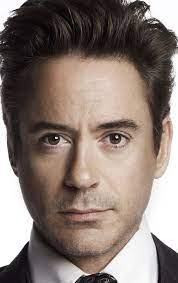
#> input picture Хаар/image.jpg, 178 x 283 px
$ python fromImage.py
#> lines starting #> are read from the running program, lines starting #| are printed output that depends on the picture; after the words box and inside, x2 and y2 are one past the last pixel; in counts of white or black regions, pixels touching at a corner belong together
import cv2
import matplotlib.pyplot as plt

face_cascade = cv2.CascadeClassifier('haarcascade_frontalface_default.xml')
eye_cascade = cv2.CascadeClassifier('haarcascade_eye.xml')

img = cv2.imread('image.jpg')
#> img is the input picture: shape (283, 178, 3); mean B, G, R 114.3, 121.2, 135.6
gray = cv2.cvtColor(img, cv2.COLOR_BGR2GRAY)
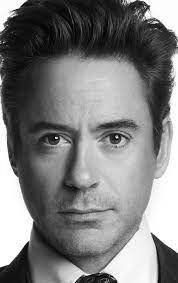
#> gray: shape (283, 178); min 0, max 255, mean 124.7

faces = face_cascade.detectMultiScale(gray, 1.3, 5)
#> faces = [[13, 84, 141, 141]]
for (x, y, w, h) in faces:
    img = cv2.rectangle(img, (x, y), (x + w, y + h), (255, 0, 0), 2)
    roi_gray = gray[y:y + h, x:x + w]
    roi_color = img[y:y + h, x:x + w]
    eyes = eye_cascade.detectMultiScale(roi_gray)
    for (ex, ey, ew, eh) in eyes:
        cv2.rectangle(roi_color, (ex, ey), (ex + ew, ey + eh), (0, 255, 0), 2)
#> this loop made 1 pass
#> (x, y, w, h, eyes) on pass 1: (13, 84, 141, 141, [[80, 33, 43, 43], [19, 35, 42, 42]])
#> pass 1, `img = cv2.rectangle(img, (x, y), (x + w, y + h), (255, 0, 0), 2)`:
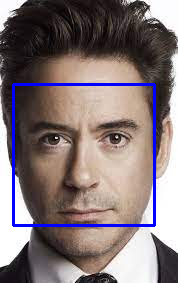
#> img: shape (283, 178, 3); 3.35% of pixels changed, all inside (x1, y1, x2, y2) = (12, 83, 156, 227)
#> pass 1, `roi_gray = gray[y:y + h, x:x + w]`:
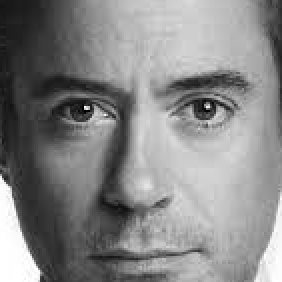
#> roi_gray: shape (141, 141) (shown 2 times larger); min 2, max 255, mean 134.5
#> pass 1, `roi_color = img[y:y + h, x:x + w]`:
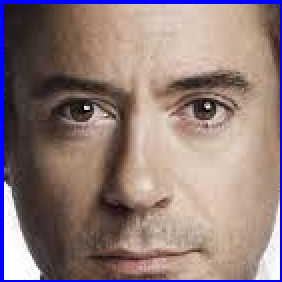
#> roi_color: shape (141, 141, 3) (shown 2 times larger); mean B, G, R 122.8, 124.1, 145
#> after the loop:
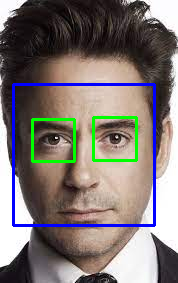
#> img: shape (283, 178, 3); 2.01% of pixels changed, all inside (x1, y1, x2, y2) = (31, 116, 138, 163)
#> after the loop:
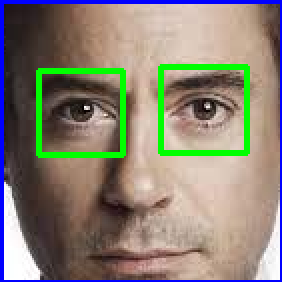
#> roi_color: shape (141, 141, 3) (shown 2 times larger); 5.09% of pixels changed, all inside (x1, y1, x2, y2) = (18, 32, 125, 79)

plt.imshow(img, cmap='gray')
plt.show()

$ run again, with Хаар/fromVideo.png saved as Хаар/image.jpg
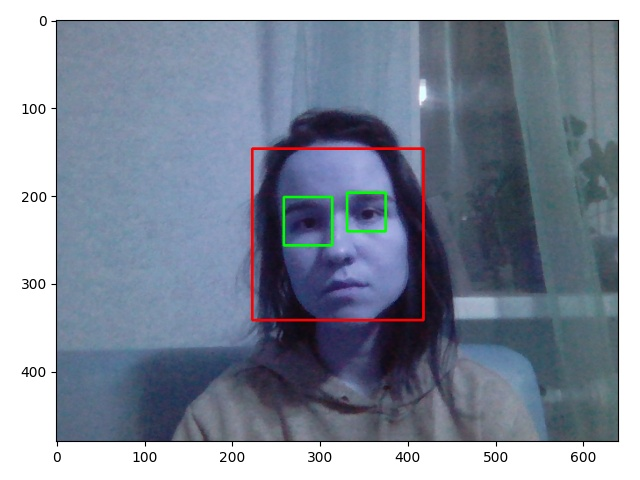
#> input picture Хаар/fromVideo.png, 640 x 480 px
#> img is the input picture: shape (480, 640, 3); mean B, G, R 156.2, 139.9, 130.5
#> `gray = cv2.cvtColor(img, cv2.COLOR_BGR2GRAY)`:
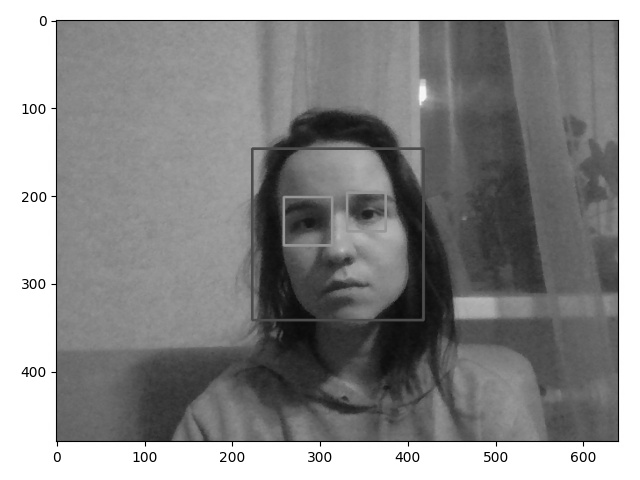
#> gray: shape (480, 640); min 0, max 255, mean 138.9
#> faces = [[254, 150, 168, 168]]
#> the loop `for (x, y, w, h) in faces:` made 1 pass
#> (x, y, w, h, eyes) on pass 1: (254, 150, 168, 168, [[88, 37, 46, 46]])
#> after the loop `for (x, y, w, h) in faces:`:
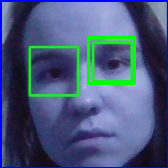
#> roi_color: shape (168, 168, 3); mean B, G, R 123.4, 88.4, 71.8
